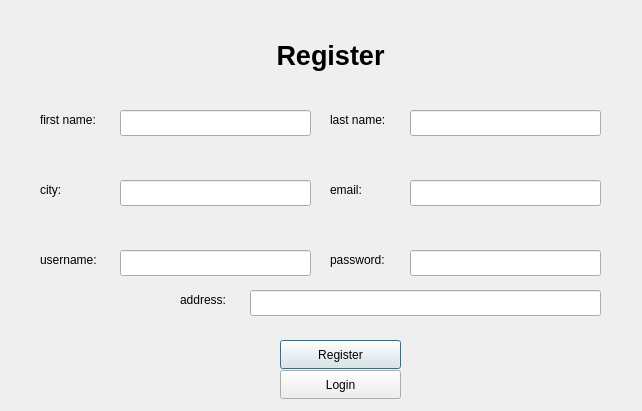
<?xml version="1.0" encoding="UTF-8"?>
<ui version="4.0">
 <class>Register</class>
 <widget class="QDialog" name="Register">
  <property name="geometry">
   <rect>
    <x>0</x>
    <y>0</y>
    <width>642</width>
    <height>411</height>
   </rect>
  </property>
  <property name="windowTitle">
   <string>Dialog</string>
  </property>
  <widget class="QLabel" name="label">
   <property name="geometry">
    <rect>
     <x>260</x>
     <y>30</y>
     <width>141</width>
     <height>51</height>
    </rect>
   </property>
   <property name="font">
    <font>
     <pointsize>20</pointsize>
     <bold>true</bold>
     <kerning>false</kerning>
    </font>
   </property>
   <property name="text">
    <string>Register</string>
   </property>
   <property name="alignment">
    <set>Qt::AlignCenter</set>
   </property>
   <property name="wordWrap">
    <bool>false</bool>
   </property>
  </widget>
  <widget class="QPushButton" name="register_btn">
   <property name="geometry">
    <rect>
     <x>280</x>
     <y>340</y>
     <width>121</width>
     <height>29</height>
    </rect>
   </property>
   <property name="text">
    <string>Register</string>
   </property>
  </widget>
  <widget class="QPushButton" name="login_btn">
   <property name="geometry">
    <rect>
     <x>280</x>
     <y>370</y>
     <width>121</width>
     <height>29</height>
    </rect>
   </property>
   <property name="text">
    <string>Login</string>
   </property>
  </widget>
  <widget class="QLabel" name="fname_lbl">
   <property name="geometry">
    <rect>
     <x>40</x>
     <y>110</y>
     <width>71</width>
     <height>20</height>
    </rect>
   </property>
   <property name="text">
    <string>first name:</string>
   </property>
  </widget>
  <widget class="QLabel" name="city_lbl">
   <property name="geometry">
    <rect>
     <x>40</x>
     <y>180</y>
     <width>71</width>
     <height>20</height>
    </rect>
   </property>
   <property name="text">
    <string>city:</string>
   </property>
  </widget>
  <widget class="QLabel" name="lname_lbl">
   <property name="geometry">
    <rect>
     <x>330</x>
     <y>110</y>
     <width>71</width>
     <height>20</height>
    </rect>
   </property>
   <property name="text">
    <string>last name:</string>
   </property>
  </widget>
  <widget class="QLabel" name="password_lbl">
   <property name="geometry">
    <rect>
     <x>330</x>
     <y>250</y>
     <width>71</width>
     <height>20</height>
    </rect>
   </property>
   <property name="text">
    <string>password:</string>
   </property>
  </widget>
  <widget class="QLabel" name="username_lbl">
   <property name="geometry">
    <rect>
     <x>40</x>
     <y>250</y>
     <width>71</width>
     <height>20</height>
    </rect>
   </property>
   <property name="text">
    <string>username:</string>
   </property>
  </widget>
  <widget class="QLabel" name="email_lbl">
   <property name="geometry">
    <rect>
     <x>330</x>
     <y>180</y>
     <width>71</width>
     <height>20</height>
    </rect>
   </property>
   <property name="text">
    <string>email:</string>
   </property>
  </widget>
  <widget class="QLineEdit" name="fname_le">
   <property name="geometry">
    <rect>
     <x>120</x>
     <y>110</y>
     <width>191</width>
     <height>26</height>
    </rect>
   </property>
  </widget>
  <widget class="QLineEdit" name="city_le">
   <property name="geometry">
    <rect>
     <x>120</x>
     <y>180</y>
     <width>191</width>
     <height>26</height>
    </rect>
   </property>
  </widget>
  <widget class="QLineEdit" name="username_le">
   <property name="geometry">
    <rect>
     <x>120</x>
     <y>250</y>
     <width>191</width>
     <height>26</height>
    </rect>
   </property>
  </widget>
  <widget class="QLineEdit" name="lname_le">
   <property name="geometry">
    <rect>
     <x>410</x>
     <y>110</y>
     <width>191</width>
     <height>26</height>
    </rect>
   </property>
  </widget>
  <widget class="QLineEdit" name="email_le">
   <property name="geometry">
    <rect>
     <x>410</x>
     <y>180</y>
     <width>191</width>
     <height>26</height>
    </rect>
   </property>
  </widget>
  <widget class="QLineEdit" name="password_le">
   <property name="geometry">
    <rect>
     <x>410</x>
     <y>250</y>
     <width>191</width>
     <height>26</height>
    </rect>
   </property>
  </widget>
  <widget class="QLineEdit" name="address_le">
   <property name="geometry">
    <rect>
     <x>250</x>
     <y>290</y>
     <width>351</width>
     <height>26</height>
    </rect>
   </property>
  </widget>
  <widget class="QLabel" name="username_lbl_2">
   <property name="geometry">
    <rect>
     <x>180</x>
     <y>290</y>
     <width>71</width>
     <height>20</height>
    </rect>
   </property>
   <property name="text">
    <string>address:</string>
   </property>
  </widget>
 </widget>
 <resources/>
 <connections/>
</ui>
